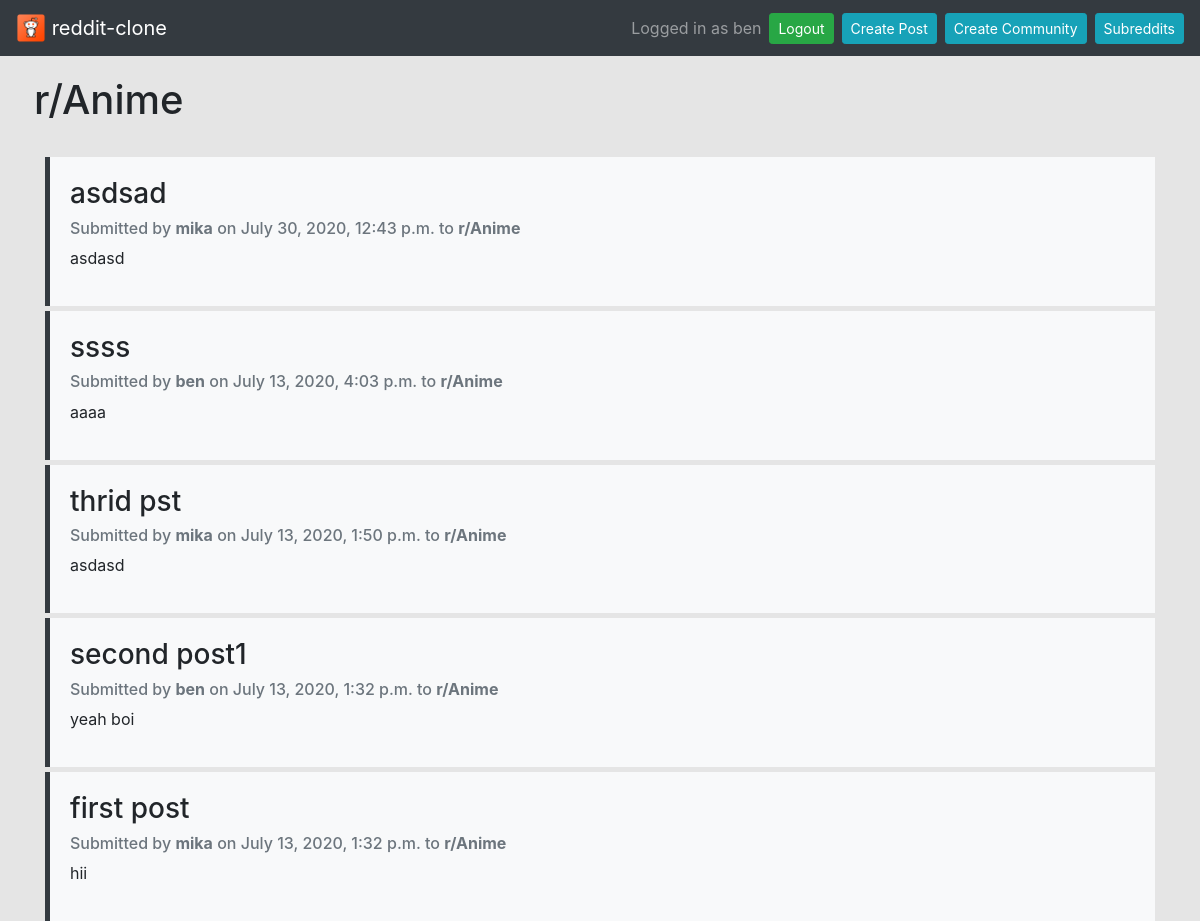
The page /r/Anime (signed in) on the database its author committed.
### subreddits/models.py (models this page shows, shortened)
class Subreddit(models.Model):
    name = models.CharField(max_length=30, unique=True)
    url_name = models.CharField(max_length=30, default=None)
    date_created = models.DateTimeField(default=timezone.now)

class Post(models.Model):
    name = models.CharField(max_length=100)
    created_by = models.CharField(max_length=255)
    text = models.CharField(max_length=1024)
    date_created = models.DateTimeField(default=timezone.now)
    subr = models.ForeignKey(Subreddit, on_delete=models.CASCADE)

### subreddits/views.py (the view)
# urls.py: path('<str:subr_url_name>', views.subr_view, name='subr_view'),
def subr_view(request, subr_url_name):
    subr = get_object_or_404(Subreddit, url_name=subr_url_name)
    posts = subr.post_set.order_by('-date_created')
    return render(request, 'subreddits/subr_view.html', context={'subr': subr, 'posts': posts})

### subreddits/templates/subreddits/subr_view.html (shortened to what this page needs)
{% extends 'base.html' %}
{% load static %}
{% block extra_head %}
  <link rel="stylesheet" href="{% static 'reddit-clone/css/home.css' %}">
{% endblock  %}
{% block content %}
<div class="row">
  <div class="col-sm-4 mt-3 mb-3 p-1">
    <a href="{% url 'subreddits:subr_view' subr.name %}" class="subr-link"><h1>r/{{ subr.name }}</h1></a>
  </div>
  <div class="col-sm-8 mt-3 mb-3 p-1">
  </div>
</div>
<div class="row">
  {% for post in posts %}
  <div class="col-sm-12">
    <a href="{% url 'subreddits:post_view' post.id %}" class="post-link">
      <div class="post-card border-left border-dark bg-light border-3">
        <h3>{{ post.name }}</h3>
        <h6 class="text-muted">Submitted by <b>{{ post.created_by }}</b> on {{ post.date_created }} to <b>r/{{ post.subr.name }}</b></h6>
        <p>{{ post.text }}</p>
      </div>
    </a>
  </div>
  {% endfor %}
</div>
{% endblock %}

### templates/base.html (shortened to what this page needs)
<!doctype html>
<html lang="en">
  <head>
    <link rel="stylesheet" href="https://stackpath.bootstrapcdn.com/bootstrap/4.5.0/css/bootstrap.min.css">
    {% load static %}
    <link rel="stylesheet" href="{% static 'reddit-clone/css/base.css' %}">
    {% block extra_head %}
    {% endblock  %}
  </head>
  <body>
    <nav class="navbar navbar-dark bg-dark">
      <a class="navbar-brand" href="{% url 'homepage' %}">
        <img src="{% static 'reddit-clone/icon/Reddit.ico' %}" width="30" height="30" class="d-inline-block align-top" alt="" loading="lazy">
        reddit-clone
      </a>
      <form class="form-inline">
        {% if not request.user.is_authenticated %}
          <button type="button" class="btn btn-sm btn-success ml-2" onclick="location.href='{% url 'register_view' %}'">Register</button>
          <button type="button" class="btn btn-sm btn-success ml-2" onclick="location.href='{% url 'login_view' %}'">Login</button>
        {% else %}
          <span class="navbar-text">
            Logged in as {{ request.user.username }}
          </span>
          <button type="button" class="btn btn-sm btn-success ml-2" onclick="location.href='{% url 'logout_view' %}'">Logout</button>
          <button type="button" class="btn btn-sm btn-info ml-2" onclick="location.href='{% url 'subreddits:post_creation_form' %}'">Create Post</button>
        {% endif %}
        <button type="button" class="btn btn-sm btn-info ml-2" onclick="location.href='{% url 'subreddits:subr_creation_form' %}'">Create Community</button>
        <button type="button" class="btn btn-sm btn-info ml-2" onclick="location.href='{% url 'subreddits:index' %}'">Subreddits</button>
      </form>
    </nav>
    <main class="container">
      {% block content %}
      {% endblock %}
    </main>
  </body>
</html>

### static/reddit-clone/css/base.css (style rules this page uses)
body { background-color: #e5e5e5; }

### static/reddit-clone/css/home.css (style rules this page uses)
div.post-card { padding: 20px; margin-top: 5px; }
.row:after { content: ""; display: table; clear: both; }
a.post-link, a.post-link:hover { color: inherit; text-decoration: none; }
.border-3 { border-width: 5px !important; }
a.subr-link { color: inherit; text-decoration: none; }

### rows shown on the page
Subreddit: name "Anime"
Post: name "asdsad", created_by "mika", date_created "July 30, 2020, 12:43 p.m.", subr.name "Anime", text "asdasd"
Post: name "ssss", created_by "ben", date_created "July 13, 2020, 4:03 p.m.", subr.name "Anime", text "aaaa"
Post: name "thrid pst", created_by "mika", date_created "July 13, 2020, 1:50 p.m.", subr.name "Anime", text "asdasd"
Post: name "second post1", created_by "ben", date_created "July 13, 2020, 1:32 p.m.", subr.name "Anime", text "yeah boi"
Post: name "first post", created_by "mika", date_created "July 13, 2020, 1:32 p.m.", subr.name "Anime", text "hii"

### other values the page prints
{{ request.user.username }} "ben"
